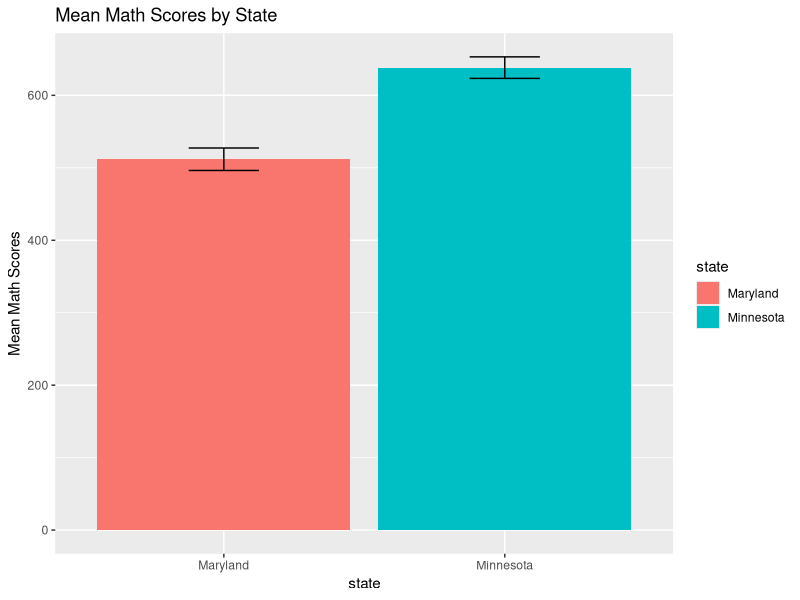
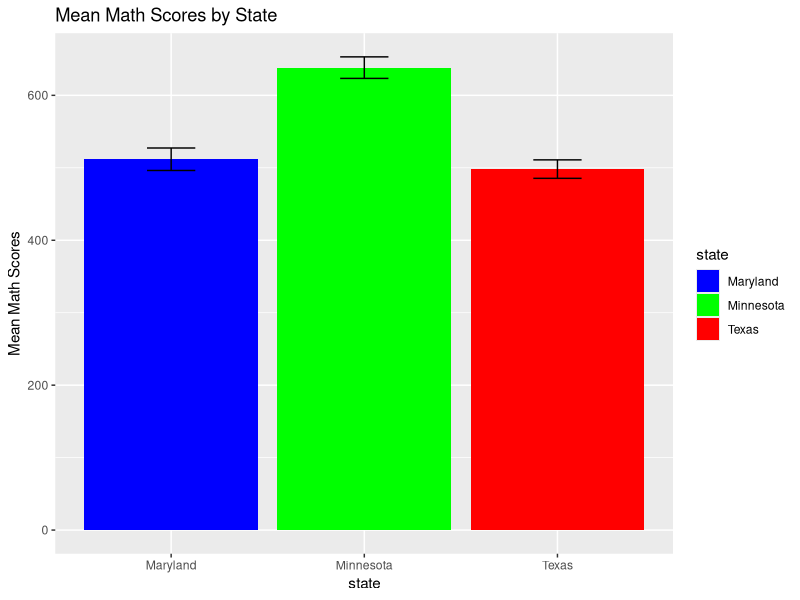

Generate these figures, in order, with R:
library(tidyverse)
library(rstatix)

# Import dataset
sat_data = read_csv('SAT.csv')
#New data frame
maryland_minnesota_data = sat_data %>%
  filter(state %in% c("Maryland", "Minnesota"))
#Conduct t-test comparing the math scores
t_test_results = t_test(math ~ state, data = maryland_minnesota_data)
print(t_test_results)

summary_data = maryland_minnesota_data %>% group_by(state) %>% 
  summarise(mean_math = mean(math),
            se_math = sd(math) / sqrt(n()))
#ggplot bar
ggplot(summary_data, aes(x = state, y = mean_math, fill = state)) +
  geom_bar(stat = "identity", position = "dodge") +
  geom_errorbar(aes(ymin = mean_math - se_math, ymax = mean_math + se_math),
                position = position_dodge(width = .9), width = .25) +
  labs(y = "Mean Math Scores", title = "Mean Math Scores by State")

#Perform one way anova
anova_result = anova_test(data = sat_data, dv = math, between = state)
print(anova_result)

#The anova is able to provide us with the important p value.
#P value basically lets us know about significance
#Below .5 commonly means its a significant difference, it is

summary_data_all = sat_data %>%
  group_by(state) %>%
  summarise(mean_math = mean(math),
            se_math = sd(math) / sqrt(n())
  )

#ggplot time
ggplot(summary_data_all, aes(x = state, y = mean_math, fill = state)) +
  geom_bar(stat = "identity", position = "dodge") +
  geom_errorbar(aes(ymin = mean_math - se_math, ymax = mean_math + se_math),
                position = position_dodge(width = 0.9), width = 0.25) +
  labs(y = "Mean Math Scores", title = "Mean Math Scores by State") +
  scale_fill_manual(values = c("Maryland" = "blue", "Texas" = "red",
                               "Minnesota" = "green"))




